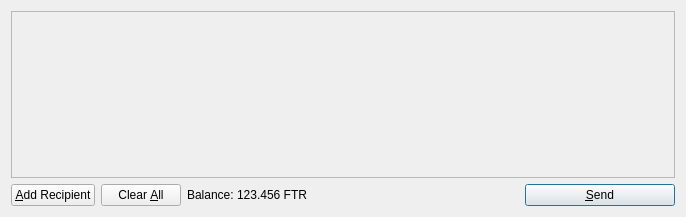
<?xml version="1.0" encoding="UTF-8"?>
<ui version="4.0">
 <class>SendCoinsDialog</class>
 <widget class="QDialog" name="SendCoinsDialog">
  <property name="geometry">
   <rect>
    <x>0</x>
    <y>0</y>
    <width>686</width>
    <height>217</height>
   </rect>
  </property>
  <property name="windowTitle">
   <string>Send Coins</string>
  </property>
  <layout class="QVBoxLayout" name="verticalLayout">
   <item>
    <widget class="QScrollArea" name="scrollArea">
     <property name="widgetResizable">
      <bool>true</bool>
     </property>
     <widget class="QWidget" name="scrollAreaWidgetContents">
      <property name="geometry">
       <rect>
        <x>0</x>
        <y>0</y>
        <width>666</width>
        <height>165</height>
       </rect>
      </property>
      <layout class="QVBoxLayout" name="verticalLayout_2">
       <property name="margin">
        <number>0</number>
       </property>
       <item>
        <layout class="QVBoxLayout" name="entries">
         <property name="spacing">
          <number>6</number>
         </property>
        </layout>
       </item>
       <item>
        <spacer name="verticalSpacer">
         <property name="orientation">
          <enum>Qt::Vertical</enum>
         </property>
         <property name="sizeHint" stdset="0">
          <size>
           <width>20</width>
           <height>40</height>
          </size>
         </property>
        </spacer>
       </item>
      </layout>
     </widget>
    </widget>
   </item>
   <item>
    <layout class="QHBoxLayout" name="horizontalLayout">
     <item>
      <widget class="QPushButton" name="addButton">
       <property name="toolTip">
        <string>Send to multiple recipients at once</string>
       </property>
       <property name="text">
        <string>&amp;Add Recipient</string>
       </property>
       <property name="icon">
        <iconset resource="../bitcoin.qrc">
         <normaloff>:/icons/add</normaloff>:/icons/add</iconset>
       </property>
       <property name="autoDefault">
        <bool>false</bool>
       </property>
      </widget>
     </item>
     <item>
      <widget class="QPushButton" name="clearButton">
       <property name="sizePolicy">
        <sizepolicy hsizetype="Minimum" vsizetype="Fixed">
         <horstretch>0</horstretch>
         <verstretch>0</verstretch>
        </sizepolicy>
       </property>
       <property name="toolTip">
        <string>Remove all transaction fields</string>
       </property>
       <property name="text">
        <string>Clear &amp;All</string>
       </property>
       <property name="icon">
        <iconset resource="../bitcoin.qrc">
         <normaloff>:/icons/remove</normaloff>:/icons/remove</iconset>
       </property>
       <property name="autoRepeatDelay">
        <number>300</number>
       </property>
       <property name="autoDefault">
        <bool>false</bool>
       </property>
      </widget>
     </item>
     <item>
      <layout class="QHBoxLayout" name="horizontalLayout_2">
       <property name="spacing">
        <number>3</number>
       </property>
       <item>
        <widget class="QLabel" name="label">
         <property name="text">
          <string>Balance:</string>
         </property>
        </widget>
       </item>
       <item>
        <widget class="QLabel" name="labelBalance">
         <property name="cursor">
          <cursorShape>IBeamCursor</cursorShape>
         </property>
         <property name="text">
          <string>123.456 FTR</string>
         </property>
         <property name="textInteractionFlags">
          <set>Qt::LinksAccessibleByMouse|Qt::TextSelectableByKeyboard|Qt::TextSelectableByMouse</set>
         </property>
        </widget>
       </item>
      </layout>
     </item>
     <item>
      <spacer name="horizontalSpacer">
       <property name="orientation">
        <enum>Qt::Horizontal</enum>
       </property>
       <property name="sizeHint" stdset="0">
        <size>
         <width>40</width>
         <height>20</height>
        </size>
       </property>
      </spacer>
     </item>
     <item>
      <widget class="QPushButton" name="sendButton">
       <property name="minimumSize">
        <size>
         <width>150</width>
         <height>0</height>
        </size>
       </property>
       <property name="toolTip">
        <string>Confirm the send action</string>
       </property>
       <property name="text">
        <string>&amp;Send</string>
       </property>
       <property name="icon">
        <iconset resource="../bitcoin.qrc">
         <normaloff>:/icons/send</normaloff>:/icons/send</iconset>
       </property>
       <property name="default">
        <bool>true</bool>
       </property>
      </widget>
     </item>
    </layout>
   </item>
  </layout>
 </widget>
 <resources>
  <include location="../bitcoin.qrc"/>
 </resources>
 <connections/>
</ui>
